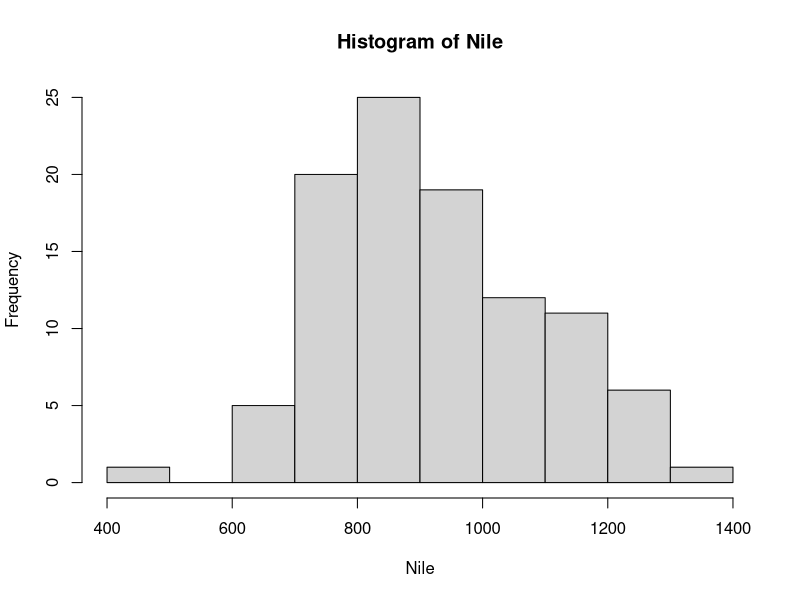
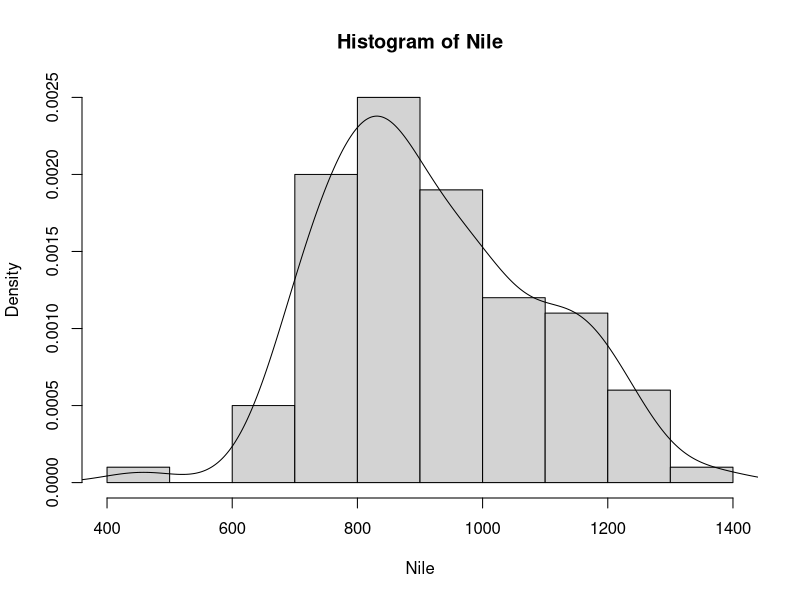
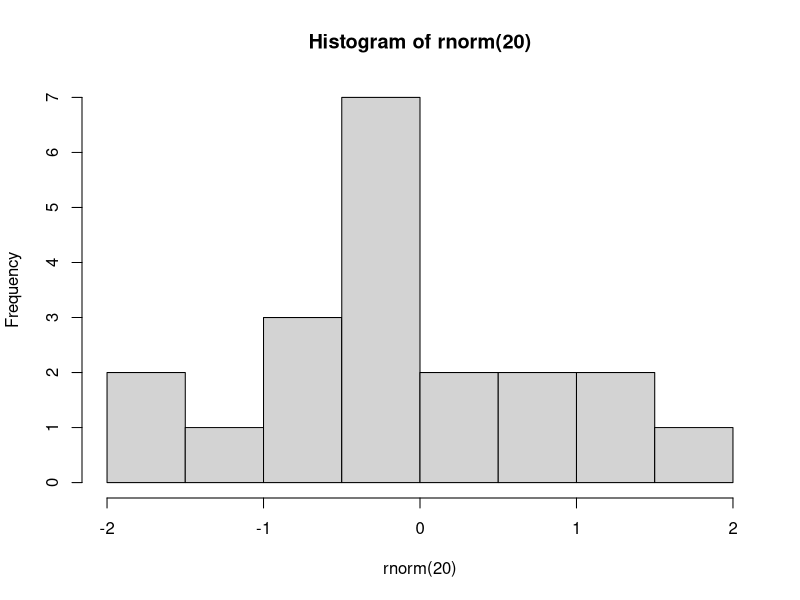

Write the R code that produced these figures, in order. (Note: this script raises an error after producing the figures.)
# chap01_Basic : 주석문 기호

##############################
#  Chapter01. R 설치와 개요
##############################

# 주요 단축키
# - script 실행 : ctrl+Enter, ctrl+R
# - script 저장 : ctrl+s (현재 파일), Ctrl+alt+s (전체파일 저장)
# - 한영키 눌렀는데 한글이 안되면 최소화 - 최대화 이후 한영키를 눌러봅시다 안되면 리스타트. 

# Library 등록.
# - C:/Program Files/R/R-4.1.2/etc/Rprofile.site 파일에 .libPaths("C:/myRLib/Library") 추가 혹은
# - 사용자 변수 새로 만들기 : 변수 이름 -> R_LIBS, 변수 값 : C:\Users\user\Documents\R\win-library\4.1 으로 셋팅.

print("Hello, R!!!") # ctrl+Enter
#헬로월드 찍는 이유는 명령 내린걸 눈으로 보기 위해서. 가장 첫번째 선행되어야 할 내용이기 때문에 헬로월드를 
#출력하는 것. 화면상의 결과를 보기 위해서. 이 명령어를 이용하면 된다고 소개하는 의미. 



## 패키지와 session 보기

# R package 보기
#package란 ? dimension의 약자(차원). 함수 호출은 약자() 형태. java식이면 available객체에서 packages매서드 호출?
dim(available.packages()) #18688    17
#결론적으로는 기능이 맞다. r에서 제공하는 패키지를 다 불러오라는 기능. dim은 이것을 몇행 몇열로 가져오느냐의 문제.
available.packages() #58개는 보여주고 나머지는 생략중. 



# 패키지 사용법
install.packages("stringr") #패키지 설치. "" 필요!
library("stringr") #메모리에 로딩 : "" . 하지만 library에서만 ""생략 가능.
search() #패키지 메모리 로딩 확인


#패키지 제거
remove.packages("stringr") #utils 제공
search()



# R session 보기
sessionInfo() #utils 제공



#데이터 셋 보기
data() #utils 제공



# 기본 데이터 셋으로 히스토그램 그리기
# 단계1 : 빈도수(frequency)를 기준으로 히스토그램 그리기

hist(Nile) #graphics 제공


#단계2 : 밀도(density)를 기준으로 히스토그램 그리기
hist(Nile, freq = FALSE )


?hist



#단계3 : 단계2의 결과에 분포곡선 (line)을 추가
lines(density(Nile))


#히스토그램을 파일에 저장하기
par(mfrow=c(1,1)) #plots 영역에 1개 그래프만 표시. 
pdf("C:/workspaces/Rwork/output/batch.pdf") #저장위치와 파일 이름 지정
hist(rnorm(20)) #막대그래프 보여주는 것. 데이터 대신 rnorm -> 정규분포를 따르는 랜덤값을 발생시켜주는것. 랜덤하게 20개의 값을 뽑아주라. 
dev.off()


##4. 변수와 자료형. 
# 변수 사용 예. 넣는 모양 주의. <-. =도 가능하지만 =는 매개변수의 값을 초기화하거나 값을 넣을때 할때 사용하고, 값을 넣을때는 <-를 쓴다. 
age <- 25
age
age <-35 #기존 변수를 재사용 가능하다. 
age
#어떨때는 print. 어떨때는 그냥 ctrl+enter? -> R스튜디오에서는 ctrl+enter하면 바로 출력해서 그닥 쓸모가 없다.


#변수, 멤버 형태로 변수 선언 예
var1 <-50
var2 <- 100

goods.model <- "lg-320" #상품 모델명
goods.model <- "냉장고"
goods.price <- 850000
goods.desc <- "퐁급 최고 품질/사양" #하나의 오브젝트를 바라보는 것으로 구분될 수 있다. .은 연산자가 아니라 그냥 이름.

#스칼라 변수 사용 예.
name <- "홍길동"
name

#자료형
int<-20 #숫자형(정수)
double <- 3.14
string <- "홍길동"
boolean <- TRUE #진리값 : TRUE(T) / FALSE(F)
boolean

boolean <- 3.14
boolean #가능하다. boolean은 변수의 이름처리 된다. 


#자료형 확인. 
#자료형이 따로 없기 때문에 자료형에 어떤 형식의 데이터가 들어있는지 알 수 없다. 동적 할당 언어.
#현재 변수에 어떤 자료형이 담겨있는지 보기. is.numeric(). true, false 반환. 
is.numeric(int) #변수를 넣었을때 수치형인지 체크해줌. TRUE -> 사실상 실수.
is.integer(int) #FALSE : 정수 값도 부동소숫점으로 관리. R은 20을 20.0으로 넣는다. -> 그럼 얘는 트루가 없겟네요?
is.double(int) #TRUE. 20.0으로 들어가잖아요. 

castInt <- as.integer(int) #as는 형변환의 개념. 
is.integer(castInt) #TRUE

is.numeric(double) #TRUE #수치형이니? 네. 정수가 아니어도 괜찮아요
is.double(double) #TRUE #실수형

is.character(double) #FALSE #3.14
is.character(string) #TRUE  #홍길동
is.character("double") #TRUE #double라는 글자 자체가 대상이므로 트루.


#변수에 하나의 값이 들어가는 것은 스칼라 변수.
#변수에 두개 이상의 값이 들어가는 것은 벡터 변수.

#문자 원소를 숫자 원소로 형변환
x <- c(1,2,3) #combine 함수. 
x

#숫자 원소를 문자 원소로 형변환
y <- c(1,2,"3")
y    #서로 다른 형태의 원소는 저장할 수 없다. 만약 그럴 경우 모두 char화 시켜버림. 

result <- x*3
result

result <- y*5 #Error in y * 5 : non-numeric argument to binary operator
result

result <- as.integer(y)
result2 <- result * 5
result2

#복소수형 자료 생성과 형변환.  
z <- 5.3 -2i
Re(z) #실수만 가져옴 5.3
Im(z) #허수에 붙어있는 수만 가져옴 -2
is.complex(z) #true z는 복소수니?
as.complex(5.3) #5.3+0i. 입력값이 실수여도 강제로 형변환 해줌. 

#스칼라 변수의 자료형 확인
mode(int) #numeric
mode(string) #character
mode(boolean) #logical

# 문자 벡터와 그래프 생성  (벡터 :두개 이상의 데이터)
gender <- c('man', 'women', 'women', 'man', 'man')
gender

mode(gender) #character
class(gender) #character

 #에러. 얘네는 문자형이기 때문에 그래프 생성이 불가.

#요인형 변환
#as.factor() 함수 이용범주 (요인)형 변환
Ngender <- as.factor(gender) #factor란...?
Ngender
table(Ngender)

#Factor형 변수로 처리 후 그래프 생성.
plot(Ngender)
mode(Ngender) #numeric
class(Ngender) #factor
is.factor(Ngender) #TRUE


#Factor Nominal 변수
Ngender #데이터의 정보와 levels의 정보를 같이 출력해줌.

#Factor() 함수 이용 Factor형 변환
args(factor) #factor 함수 정보. ?factor
Ogender <- factor(gender, levels = c('women', 'man'), labels =c("여자", "남자"), ordered = TRUE) #character, levels(순서를 바꿀수 있다), labels=levels, ordered 순서. 
Ogender

#순서 없는 요인과 순서 있는 요인형 변수로 차트 그리기
par (mfrow=c(1,2)) #한 화면에 차트 두개. 1행에 2열. 
plot(Ngender)
plot(Ogender)


#도움말 보기
i <- sum(1,2,3)
i

help(sum) #sum에 대한 사용방법
?sum #같음

#함수 파라미터 보기
args(sum)

#함수 사용예제 보기
example(sum)

#작업 공간 지정
getwd() #작업 공간 보여주는 함수
setwd("C:/workspaces/Rwork/data") #껏다키면 원상복구됨. 디폴트로 잡으려면 tools - global options 에서 설정. 디폴트 위치 바꾸기.
